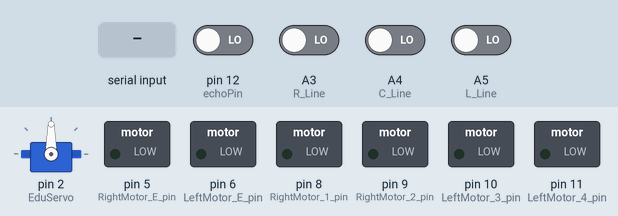
This sketch was run on a simulated Arduino Uno, built with avr-gcc and run on an emulated ATmega328P. Parts: servo, switched loads named in the sketch (green lamp = pin HIGH). The test bench sets the inputs (shaded band); at power-on: A3 (R_Line), A4 (C_Line), A5 (L_Line), pin 12 (echoPin) LOW. What the sketch prints to the serial monitor is not drawn.

Above: at 1.2 s.
1.3 s: "1" received over the second serial link
At 1.7 s:
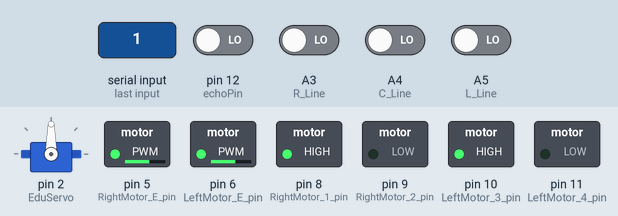
2.8 s: "5" received over the second serial link
At 4.0 s:
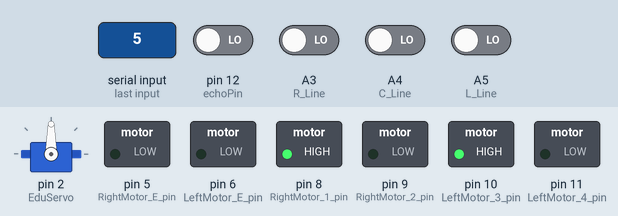
4.3 s: "6" received over the second serial link
At 5.9 s:
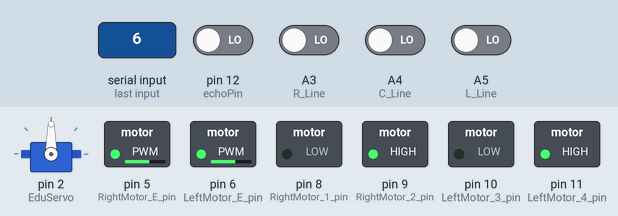
7.3 s: "3" received over the second serial link
At 8.5 s:
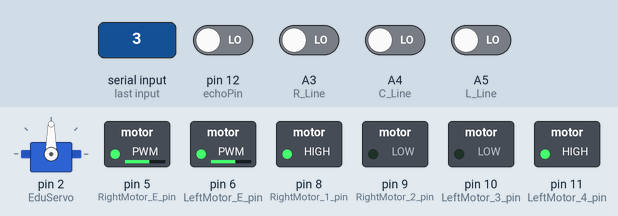
8.8 s: "4" received over the second serial link
At 9.8 s:
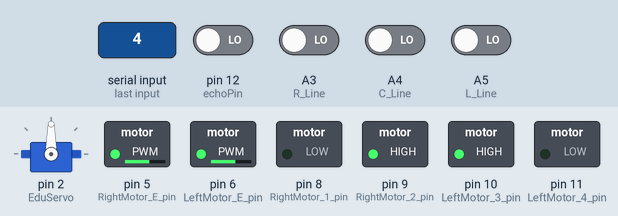
10.3 s: "0" received over the second serial link
At 10.9 s:
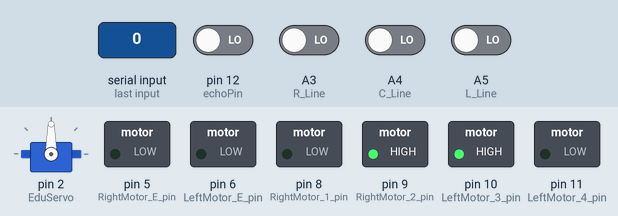
Timing chart, 0 to 12.8 s (numbered marks = the images above; inputs shaded):
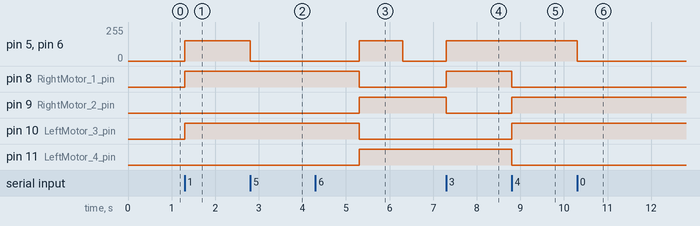

The sketch:

sketch_bluetooth_RCcar.ino
```cpp
#include <SoftwareSerial.h>
#include <Servo.h>
Servo EduServo;


SoftwareSerial BTSerial (3, 4); // 2번, 3번 핀에 TX, RX 연결

int trigPin = 13;                           // 디지털 13번 핀에 연결
int echoPin = 12;                           // 디지털 12번 핀에 연결
int Ultra_d = 0;

int val = 0;

int RightMotor_E_pin = 5;                   // 오른쪽 모터의 Enable & PWM
int LeftMotor_E_pin = 6;                    // 왼쪽 모터의 Enable & PWM
int RightMotor_1_pin = 8;                   // 오른쪽 모터 제어선 IN1
int RightMotor_2_pin = 9;                   // 오른쪽 모터 제어선 IN2
int LeftMotor_3_pin = 10;                   // 왼쪽 모터 제어선 IN3
int LeftMotor_4_pin = 11;                   // 왼쪽 모터 제어선 IN4

int L_MotorSpeed = 153;                     // 왼쪽 모터 속도
int R_MotorSpeed = 153;                     // 오른쪽 모터 속도

int L_Line = A5;                                                 // 왼쪽 라인트레이서 센서는 A5 핀에 연결
int C_Line = A4;                                                 // 가운데 라인트레이서 센서는 A4 핀에 연결
int R_Line = A3;

int SL = 1;
int SC = 1;
int SR = 1;

void setup()
{
  EduServo.attach(2);

  Serial.begin (9600); // 시리얼 통신 속도 설정
  Serial.println ("LED control test!"); // 시리얼 모니터 창에 문자열 출력
  Serial.println ("no command!");
  BTSerial.begin (9600); // 블루투스데이터전송속도초기화

  pinMode(RightMotor_E_pin, OUTPUT);        // 출력모드로 설정
  pinMode(RightMotor_1_pin, OUTPUT);
  pinMode(RightMotor_2_pin, OUTPUT);
  pinMode(LeftMotor_3_pin, OUTPUT);
  pinMode(LeftMotor_4_pin, OUTPUT);
  pinMode(LeftMotor_E_pin, OUTPUT);

  Serial.begin(9600);
  Serial.println("Welcome Eduino!");
}
void loop()
{
  if (BTSerial.available()) // 데이터가 수신되면
  {
    char toSend = (char)BTSerial.read(); // 문자 형 데이터로 저장
    Serial.print ("Command = "); // 수신 된 데이터를
    Serial.println (toSend); // 시리얼 모니터 창에 출력
    switch (toSend) // 수신된 데이터가
    {
      case '1': // 직진 이면
        {
          motor_role(HIGH, HIGH);
          break;
        }
      case '2': // 후진 이면
        {
          motor_role(LOW, LOW);
          break;
        }
      case '3': // 좌회전 이면
        {
          motor_role(HIGH, LOW);
          break;
        }
      case '4': // 우회전 이면
        {
          motor_role(LOW, HIGH);
          break;
        }
      case '0': // 정지 이면
        {
          analogWrite(RightMotor_E_pin, 0);
          analogWrite(LeftMotor_E_pin, 0);
          break;
        }

      case '5': // 정지 이면
        {
          int L = digitalRead(L_Line);
          int C = digitalRead(C_Line);
          int R = digitalRead(R_Line);

          Serial.print("digital : ");
          Serial.print(L);
          Serial.print(", ");
          Serial.print(C);
          Serial.print(", ");
          Serial.print(R);
          Serial.print("   ");

          if ( L == LOW && C == LOW && R == LOW )
          { // 0 0 0
            L = SL; C = SC; R = SR;
          }

          if ( L == LOW && C == HIGH && R == LOW )
          { // 0 1 0
            motor_role(HIGH, HIGH);
            Serial.println("직진");
          }

          else if (L == LOW && R == HIGH )
          { // 0 0 1, 0 1 1
            motor_role(LOW, HIGH);
            Serial.println("우회전");
          }

          else if (L == HIGH && R == LOW )
          { // 1 0 0, 1 1 0
            motor_role(HIGH, LOW);
            Serial.println("좌회전");

          }
          else if ( L == HIGH && R == HIGH )
          { // 1 1 1, 1 0 1
            analogWrite(RightMotor_E_pin, 0);
            analogWrite(LeftMotor_E_pin, 0);
            Serial.println("정지");
          }
          SL = L; SC = C; SR = R;
        }
        break;
      case '6': // 정지 이면
        {
          Ultra_d = Ultrasonic();
          Serial.println(Ultra_d);
          motor_role(HIGH, HIGH);         // 직진

          if (Ultra_d < 250) {
            if (Ultra_d < 150) {
              Serial.println("150 이하.");
              motor_role(LOW, LOW);      // 후진
              delay(1000);
              analogWrite(RightMotor_E_pin, 0);
              analogWrite(LeftMotor_E_pin, 0);
              delay(200);
            }
            else {
              analogWrite(RightMotor_E_pin, 0);
              analogWrite(LeftMotor_E_pin, 0);
              delay(200);
              Serial.println("150 이상.");
              val =  Servo_con();
              if (val == 0) {
                Serial.println("우회전.");
                analogWrite(RightMotor_E_pin, 0);
                analogWrite(LeftMotor_E_pin, 0);
                delay(500);
                motor_role(LOW, LOW);    // 후진
                delay(500);
                motor_role(LOW, HIGH);   // 우회전
                delay(800);
              }
              else if (val == 1) {
                Serial.println("좌회전.");
                analogWrite(RightMotor_E_pin, 0);
                analogWrite(LeftMotor_E_pin, 0);
                delay(500);
                motor_role(LOW, LOW);   // 후진
                delay(500);
                motor_role(HIGH, LOW);  // 좌회전
                delay(800);
              }
            }
          }
          break;
        }
    }
  }
}


void motor_role(int R_motor, int L_motor)
{
  digitalWrite(RightMotor_1_pin, R_motor);
  digitalWrite(RightMotor_2_pin, !R_motor);
  digitalWrite(LeftMotor_3_pin, L_motor);
  digitalWrite(LeftMotor_4_pin, !L_motor);

  analogWrite(RightMotor_E_pin, R_MotorSpeed);                          // 우측 모터 속도값
  analogWrite(LeftMotor_E_pin, L_MotorSpeed);                           // 좌측 모터 속도값
}
int Ultrasonic()
{
  long duration, distance;
  digitalWrite(trigPin, HIGH);                                            // trigPin에서 초음파 발생(echoPin도 HIGH)
  delayMicroseconds(10);
  digitalWrite(trigPin, LOW);
  duration = pulseIn(echoPin, HIGH);                                      // echoPin 이 HIGH를 유지한 시간을 저장 한다.
  distance = ((float)(340 * duration) / 1000) / 2;

  Serial.print("DIstance:");                                              // 물체와 초음파 센서간 거리를 표시.
  Serial.println(distance);

  return distance;
}

int Servo_con()
{
  EduServo.write(30);
  delay(300);
  int Ult_30 = Ultrasonic();
  delay(700);
  EduServo.write(150);
  delay(300);
  int Ult_150 = Ultrasonic();
  delay(700);

  if(Ult_30 > Ult_150){
     val = 1;
  }
  else{
     val = 0;
  }
  EduServo.write(90);
  return val;
}
```

Measured:
- after the input at 1.3 s, pin 5 (RightMotor_E_pin), pin 6 (LeftMotor_E_pin): 0/255 → 153/255 at once; pin 8 (RightMotor_1_pin), pin 10 (LeftMotor_3_pin): LOW → HIGH at once
- after the input at 2.8 s, pin 5 (RightMotor_E_pin), pin 6 (LeftMotor_E_pin): 153/255 → 0/255 at once
- after the input at 4.3 s, pin 5 (RightMotor_E_pin), pin 6 (LeftMotor_E_pin): 0/255 → 153/255 after 1.0 s, → 0/255 1.0 s later; pin 8 (RightMotor_1_pin), pin 10 (LeftMotor_3_pin): HIGH → LOW after 1.0 s; pin 9 (RightMotor_2_pin), pin 11 (LeftMotor_4_pin): LOW → HIGH after 1.0 s
- after the input at 7.3 s, pin 5 (RightMotor_E_pin), pin 6 (LeftMotor_E_pin): 0/255 → 153/255 at once; pin 8 (RightMotor_1_pin): LOW → HIGH at once; pin 9 (RightMotor_2_pin): HIGH → LOW at once
- after the input at 8.8 s, pin 8 (RightMotor_1_pin), pin 11 (LeftMotor_4_pin): HIGH → LOW at once; pin 9 (RightMotor_2_pin), pin 10 (LeftMotor_3_pin): LOW → HIGH at once
- after the input at 10.3 s, pin 5 (RightMotor_E_pin), pin 6 (LeftMotor_E_pin): 153/255 → 0/255 at once
